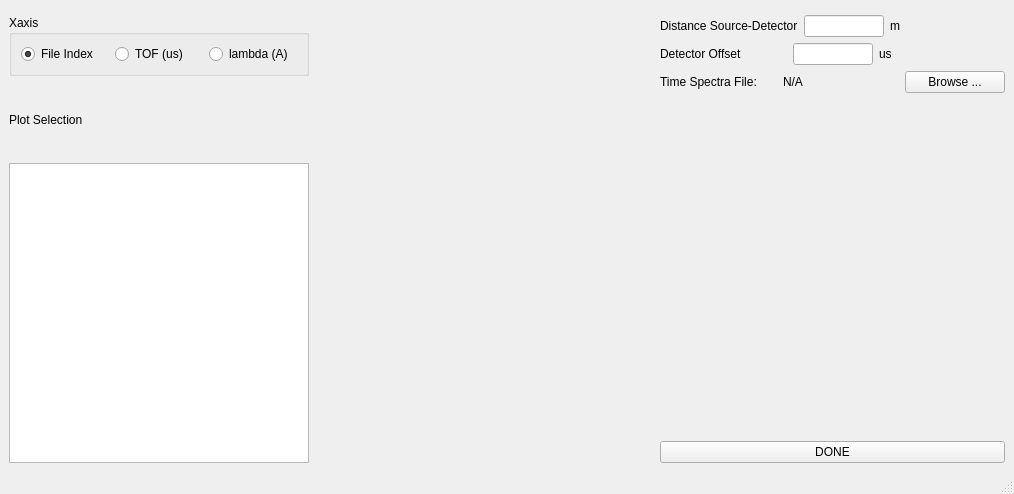
<?xml version="1.0" encoding="UTF-8"?>
<ui version="4.0">
 <class>MainWindow</class>
 <widget class="QMainWindow" name="MainWindow">
  <property name="geometry">
   <rect>
    <x>0</x>
    <y>0</y>
    <width>1014</width>
    <height>494</height>
   </rect>
  </property>
  <property name="windowTitle">
   <string>MainWindow</string>
  </property>
  <widget class="QWidget" name="centralwidget">
   <layout class="QVBoxLayout" name="verticalLayout_5">
    <item>
     <widget class="QWidget" name="widget" native="true">
      <property name="sizePolicy">
       <sizepolicy hsizetype="Expanding" vsizetype="Preferred">
        <horstretch>0</horstretch>
        <verstretch>0</verstretch>
       </sizepolicy>
      </property>
     </widget>
    </item>
    <item>
     <layout class="QHBoxLayout" name="horizontalLayout_4">
      <item>
       <layout class="QVBoxLayout" name="verticalLayout_4">
        <item>
         <widget class="QGroupBox" name="groupBox">
          <property name="title">
           <string>Xaxis</string>
          </property>
          <layout class="QHBoxLayout" name="horizontalLayout_8">
           <item>
            <widget class="QRadioButton" name="file_index_ratio_button">
             <property name="text">
              <string>File Index</string>
             </property>
             <property name="checked">
              <bool>true</bool>
             </property>
            </widget>
           </item>
           <item>
            <widget class="QRadioButton" name="tof_radio_button">
             <property name="text">
              <string>TOF (us)</string>
             </property>
            </widget>
           </item>
           <item>
            <widget class="QRadioButton" name="lambda_radio_button">
             <property name="text">
              <string>lambda (A)</string>
             </property>
            </widget>
           </item>
          </layout>
         </widget>
        </item>
        <item>
         <layout class="QVBoxLayout" name="verticalLayout">
          <item>
           <widget class="QLabel" name="label_4">
            <property name="text">
             <string>Plot Selection</string>
            </property>
           </widget>
          </item>
          <item>
           <widget class="QListWidget" name="list_to_plot_widget">
            <property name="minimumSize">
             <size>
              <width>200</width>
              <height>100</height>
             </size>
            </property>
            <property name="maximumSize">
             <size>
              <width>300</width>
              <height>300</height>
             </size>
            </property>
            <property name="selectionMode">
             <enum>QAbstractItemView::MultiSelection</enum>
            </property>
           </widget>
          </item>
         </layout>
        </item>
       </layout>
      </item>
      <item>
       <spacer name="horizontalSpacer">
        <property name="orientation">
         <enum>Qt::Horizontal</enum>
        </property>
        <property name="sizeHint" stdset="0">
         <size>
          <width>40</width>
          <height>20</height>
         </size>
        </property>
       </spacer>
      </item>
      <item>
       <layout class="QVBoxLayout" name="verticalLayout_3">
        <item>
         <layout class="QHBoxLayout" name="horizontalLayout">
          <item>
           <widget class="QLabel" name="label">
            <property name="text">
             <string>Distance Source-Detector</string>
            </property>
           </widget>
          </item>
          <item>
           <widget class="QLineEdit" name="distance_source_detector_value">
            <property name="minimumSize">
             <size>
              <width>80</width>
              <height>0</height>
             </size>
            </property>
            <property name="maximumSize">
             <size>
              <width>80</width>
              <height>16777215</height>
             </size>
            </property>
           </widget>
          </item>
          <item>
           <widget class="QLabel" name="label_2">
            <property name="text">
             <string>m</string>
            </property>
           </widget>
          </item>
         </layout>
        </item>
        <item>
         <layout class="QHBoxLayout" name="horizontalLayout_2">
          <item>
           <widget class="QLabel" name="label_3">
            <property name="text">
             <string>Detector Offset</string>
            </property>
           </widget>
          </item>
          <item>
           <widget class="QLineEdit" name="detector_offset_value">
            <property name="minimumSize">
             <size>
              <width>80</width>
              <height>0</height>
             </size>
            </property>
            <property name="maximumSize">
             <size>
              <width>80</width>
              <height>16777215</height>
             </size>
            </property>
           </widget>
          </item>
          <item>
           <widget class="QLabel" name="detector_offset_units">
            <property name="text">
             <string>us</string>
            </property>
           </widget>
          </item>
         </layout>
        </item>
        <item>
         <layout class="QHBoxLayout" name="horizontalLayout_3">
          <item>
           <widget class="QLabel" name="label_5">
            <property name="maximumSize">
             <size>
              <width>130</width>
              <height>16777215</height>
             </size>
            </property>
            <property name="text">
             <string>Time Spectra File:</string>
            </property>
           </widget>
          </item>
          <item>
           <widget class="QLabel" name="time_spectra_file">
            <property name="text">
             <string>N/A</string>
            </property>
           </widget>
          </item>
          <item>
           <widget class="QPushButton" name="time_spectra_file_browse_button">
            <property name="minimumSize">
             <size>
              <width>100</width>
              <height>0</height>
             </size>
            </property>
            <property name="maximumSize">
             <size>
              <width>100</width>
              <height>16777215</height>
             </size>
            </property>
            <property name="text">
             <string>Browse ...</string>
            </property>
           </widget>
          </item>
         </layout>
        </item>
        <item>
         <spacer name="verticalSpacer_2">
          <property name="orientation">
           <enum>Qt::Vertical</enum>
          </property>
          <property name="sizeHint" stdset="0">
           <size>
            <width>20</width>
            <height>40</height>
           </size>
          </property>
         </spacer>
        </item>
        <item>
         <layout class="QVBoxLayout" name="verticalLayout_2">
          <item>
           <widget class="QPushButton" name="done_button">
            <property name="text">
             <string>DONE</string>
            </property>
           </widget>
          </item>
         </layout>
        </item>
       </layout>
      </item>
     </layout>
    </item>
   </layout>
  </widget>
  <widget class="QMenuBar" name="menubar">
   <property name="geometry">
    <rect>
     <x>0</x>
     <y>0</y>
     <width>1014</width>
     <height>22</height>
    </rect>
   </property>
  </widget>
  <widget class="QStatusBar" name="statusbar"/>
 </widget>
 <resources/>
 <connections>
  <connection>
   <sender>done_button</sender>
   <signal>clicked()</signal>
   <receiver>MainWindow</receiver>
   <slot>done_button_clicked()</slot>
   <hints>
    <hint type="sourcelabel">
     <x>711</x>
     <y>459</y>
    </hint>
    <hint type="destinationlabel">
     <x>552</x>
     <y>492</y>
    </hint>
   </hints>
  </connection>
  <connection>
   <sender>distance_source_detector_value</sender>
   <signal>editingFinished()</signal>
   <receiver>MainWindow</receiver>
   <slot>distance_source_detector_validated()</slot>
   <hints>
    <hint type="sourcelabel">
     <x>210</x>
     <y>255</y>
    </hint>
    <hint type="destinationlabel">
     <x>399</x>
     <y>299</y>
    </hint>
   </hints>
  </connection>
  <connection>
   <sender>detector_offset_value</sender>
   <signal>returnPressed()</signal>
   <receiver>MainWindow</receiver>
   <slot>detector_offset_validated()</slot>
   <hints>
    <hint type="sourcelabel">
     <x>721</x>
     <y>255</y>
    </hint>
    <hint type="destinationlabel">
     <x>399</x>
     <y>299</y>
    </hint>
   </hints>
  </connection>
  <connection>
   <sender>time_spectra_file_browse_button</sender>
   <signal>clicked()</signal>
   <receiver>MainWindow</receiver>
   <slot>time_spectra_file_browse_button_clicked()</slot>
   <hints>
    <hint type="sourcelabel">
     <x>736</x>
     <y>345</y>
    </hint>
    <hint type="destinationlabel">
     <x>399</x>
     <y>299</y>
    </hint>
   </hints>
  </connection>
  <connection>
   <sender>file_index_ratio_button</sender>
   <signal>clicked()</signal>
   <receiver>MainWindow</receiver>
   <slot>radio_button_clicked()</slot>
   <hints>
    <hint type="sourcelabel">
     <x>66</x>
     <y>224</y>
    </hint>
    <hint type="destinationlabel">
     <x>470</x>
     <y>277</y>
    </hint>
   </hints>
  </connection>
  <connection>
   <sender>tof_radio_button</sender>
   <signal>clicked()</signal>
   <receiver>MainWindow</receiver>
   <slot>radio_button_clicked()</slot>
   <hints>
    <hint type="sourcelabel">
     <x>156</x>
     <y>224</y>
    </hint>
    <hint type="destinationlabel">
     <x>470</x>
     <y>277</y>
    </hint>
   </hints>
  </connection>
  <connection>
   <sender>lambda_radio_button</sender>
   <signal>clicked()</signal>
   <receiver>MainWindow</receiver>
   <slot>radio_button_clicked()</slot>
   <hints>
    <hint type="sourcelabel">
     <x>249</x>
     <y>224</y>
    </hint>
    <hint type="destinationlabel">
     <x>470</x>
     <y>277</y>
    </hint>
   </hints>
  </connection>
  <connection>
   <sender>list_to_plot_widget</sender>
   <signal>itemClicked(QListWidgetItem*)</signal>
   <receiver>MainWindow</receiver>
   <slot>plot_selection_changed()</slot>
   <hints>
    <hint type="sourcelabel">
     <x>164</x>
     <y>308</y>
    </hint>
    <hint type="destinationlabel">
     <x>506</x>
     <y>246</y>
    </hint>
   </hints>
  </connection>
 </connections>
 <slots>
  <slot>done_button_clicked()</slot>
  <slot>distance_source_detector_validated()</slot>
  <slot>detector_offset_validated()</slot>
  <slot>time_spectra_file_browse_button_clicked()</slot>
  <slot>radio_button_clicked()</slot>
  <slot>plot_selection_changed()</slot>
 </slots>
</ui>
